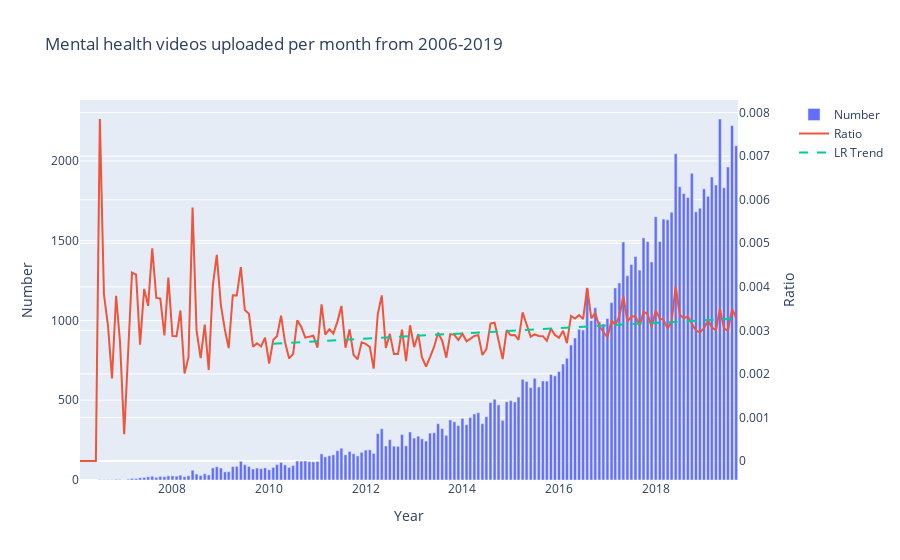

The notebook cell saved with this chart:
### Code cell
fig = make_subplots(specs=[[{"secondary_y": True}]])

# draw the absolute mental health video number with bar chart
fig.add_trace(
    go.Bar(x=mental_hist.index, y=mental_hist.values, name="Number"),
    secondary_y=False,
)

# draw the ratio with line
fig.add_trace(
    go.Scatter(x=mental_ratio.date, y=mental_ratio.ratio, name="Ratio"),
    secondary_y=True,
)

# draw regression result with dashed line
fig.add_trace(
    go.Scatter(x=mental_ratio_LR.date, y=y_pred, name="LR Trend", line=go.scatter.Line(dash='dash')),
    secondary_y=True,
)

# Add figure title
fig.update_layout(
    title_text="Mental health videos uploaded per month from 2006-2019"
)

# Set x-axis title
fig.update_xaxes(title_text="Year")

# Set y-axes titles
fig.update_yaxes(title_text="Number", secondary_y=False)
fig.update_yaxes(title_text="Ratio", secondary_y=True)

fig.show()
fig.write_html("./result/ratio.html")
